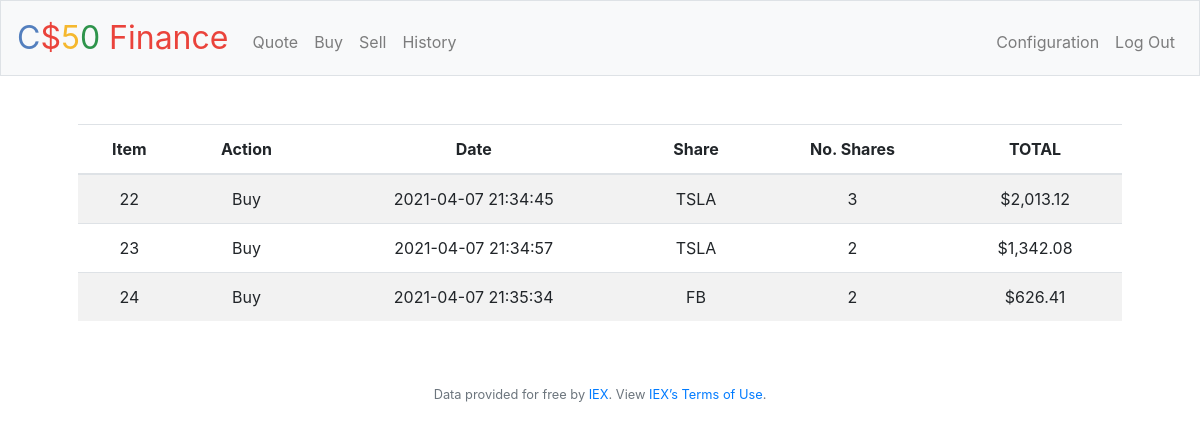
The app's page /history (signed in) with its own data.
### tables this page shows
CREATE TABLE transactions (
id INTEGER, 
user_id INTEGER NOT NULL,
action INTEGER NOT NULL,
date DATETIME NOT NULL,
share TEXT NOT NULL,
no_shares INTEGER NOT NULL,
value DECIMAL NOT NULL,
PRIMARY KEY(id),
FOREIGN KEY(user_id) REFERENCES users(id));

### application.py (the view)
@app.route("/history")
@login_required
def history():
    historic = db.execute("SELECT id, action, date, share, no_shares, value FROM transactions WHERE user_id = ?", session["user_id"])
    return render_template("history.html", historic=historic)

### application.py (called while the page is built)
@app.after_request
def after_request(response):
    response.headers["Cache-Control"] = "no-cache, no-store, must-revalidate"
    response.headers["Expires"] = 0
    response.headers["Pragma"] = "no-cache"
    return response

### helpers.py (called while the page is built)
def login_required(f):
    @wraps(f)
    def decorated_function(*args, **kwargs):
        if session.get("user_id") is None:
            return redirect("/login")
        return f(*args, **kwargs)
    return decorated_function

def usd(value):
    return f"${value:,.2f}"

### templates/history.html (shortened to what this page needs)
{% extends "layout.html" %}
{% block main %}
    <div class="form-group">
        <table class="table table-striped">
            <thead>
                <tr>
                    <th scope="col">Item</th>
                    <th scope="col">Action</th>
                    <th scope="col">Date</th>
                    <th scope="col">Share</th>
                    <th scope="col">No. Shares</th>
                    <th scope="col">TOTAL</th>
                </tr>
            </thead>
            <tbody>
                {% for row in historic %}
                    <tr>
                        <td>{{ row.id }}</td>
                        <td>{{ row.action }}</td>
                        <td>{{ row.date }}</td>
                        <td>{{ row.share }}</td>
                        <td>{{ row.no_shares }}</td>
                        <td>{{ row.value | usd }}</td>
                    </tr>
                {% endfor %}
            </tbody>
        </table>
    </div>
{% endblock %}

### records on screen
transactions: id "22", action "Buy", date "2021-04-07 21:34:45", share "TSLA", no_shares "3", value "$2,013.12"
transactions: id "23", action "Buy", date "2021-04-07 21:34:57", share "TSLA", no_shares "2", value "$1,342.08"
transactions: id "24", action "Buy", date "2021-04-07 21:35:34", share "FB", no_shares "2", value "$626.41"
